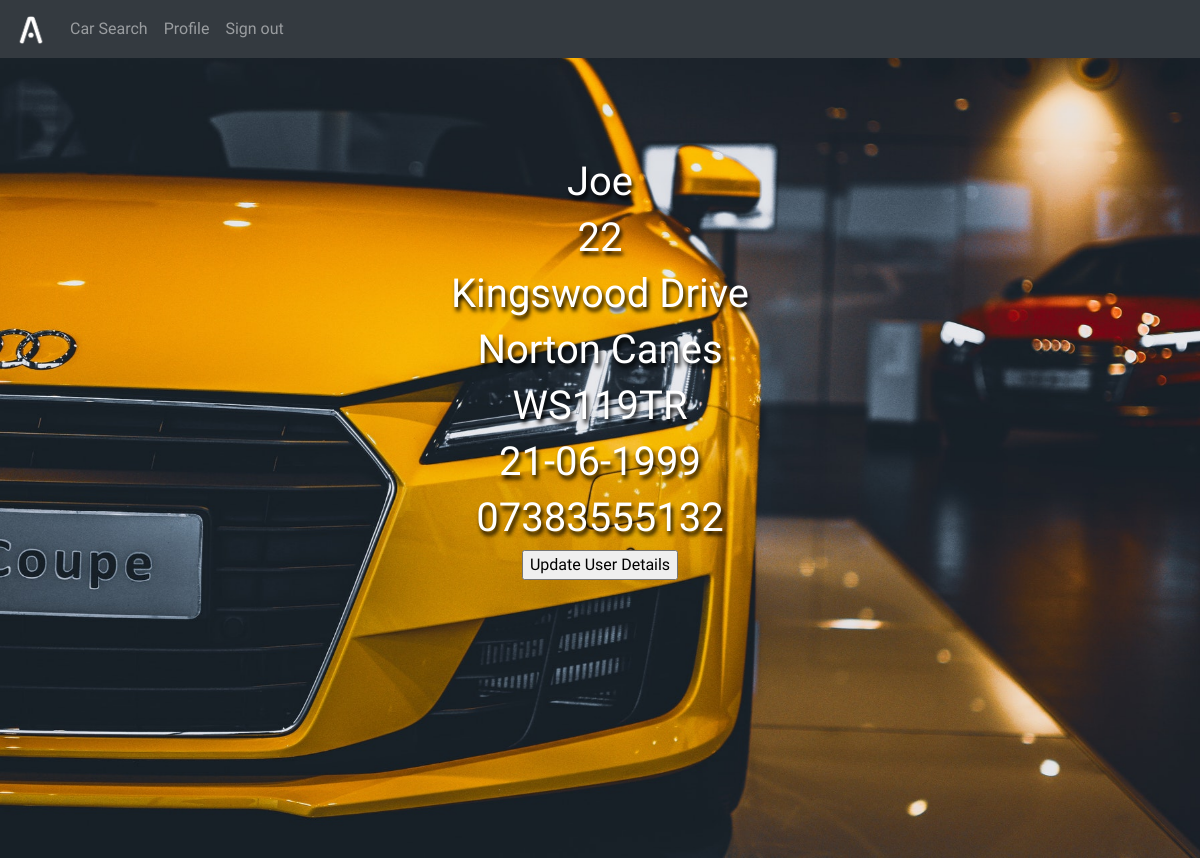
Page /profile.php (signed in) on the earlier database version.
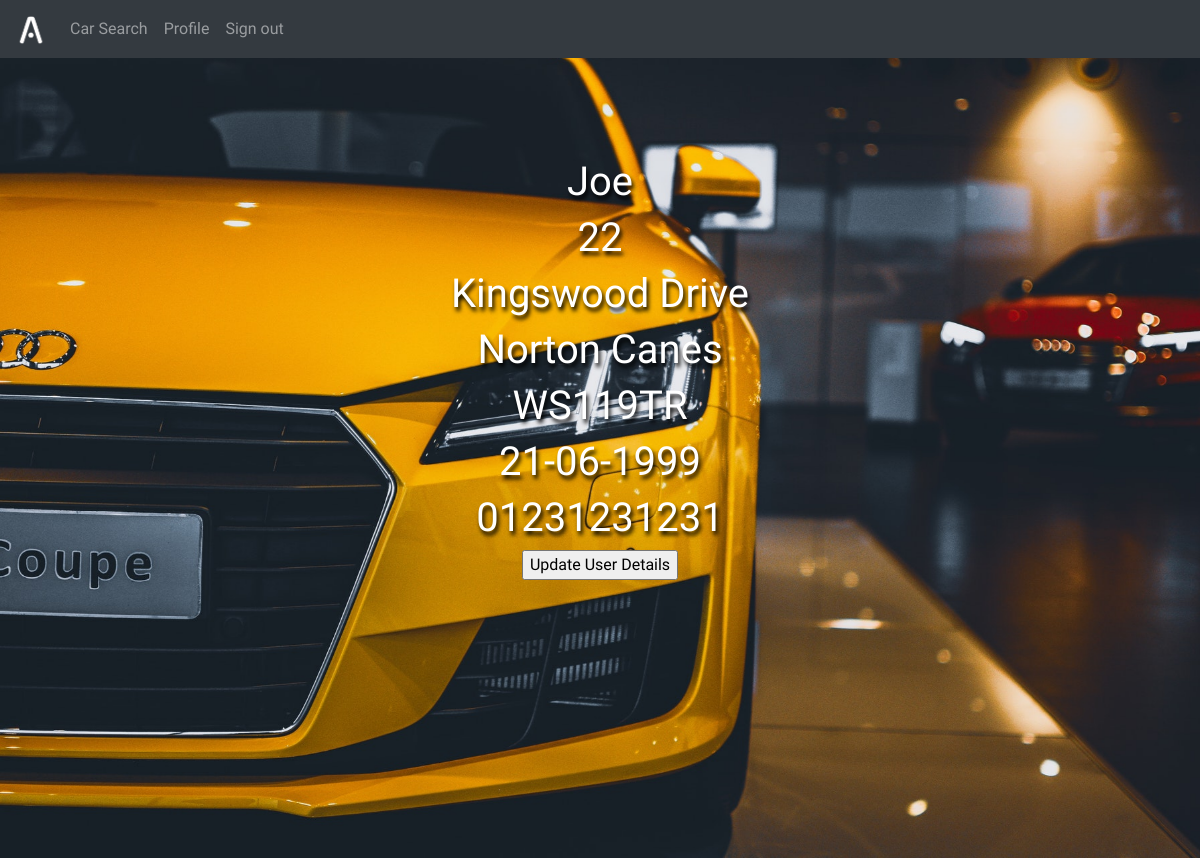
Same page on the later database version.
### tables this page shows
CREATE TABLE `User` (
  `userID` int(5) NOT NULL,
  `Username` varchar(20) NOT NULL,
  `Password` varchar(255) NOT NULL,
  `Email` varchar(100) NOT NULL,
  `House_Name` varchar(20) NOT NULL,
  `Address_Line_1` varchar(200) NOT NULL,
  `Address_Line_2` varchar(200) NOT NULL,
  `Postcode` varchar(8) NOT NULL,
  `Date_Of_Birth` date NOT NULL,
  `Phone_Number` varchar(11) NOT NULL
);

### session.php (called while the page is built, shortened)
  <?php
  include("config.php");
  $user_check = $_SESSION["login_user"];
  $ses_sql = mysqli_query($conn,"SELECT * FROM user WHERE userID = '$user_check' ");
  $row = mysqli_fetch_array($ses_sql, MYSQLI_ASSOC);
  $dateofbirth = $row["Date_Of_Birth"];
?>

### profile.php (the view, shortened to what this page needs)
<?php
include("session.php");
?>
<!DOCTYPE html>
<html lang="en">
<head>
    <link rel="stylesheet" href="https://stackpath.bootstrapcdn.com/bootstrap/4.3.1/css/bootstrap.min.css">
    <link rel="stylesheet" href="css/stylesheet.css">
</head>
<body>
    <?php
    include 'navbar.php';
    ?>
    <div class="index-section">
        <div class="profile-box">
            <div class="container" id="profile-info">
                <h1><?php echo $row["Username"]; ?></h1>
                <h1><?php
                    if ($row["House_Name"] == "") {
                        echo "House Name or Number not supplied";
                    } else {
                        echo $row['House_Name'];
                    }
                    ?></h1>
                <h1><?php
                    if ($row["Address_Line_1"] == "") {
                        echo "Address Line 1 not supplied";
                    } else {
                        echo $row["Address_Line_1"];
                    }
                    ?></h1>
                <h1><?php
                    if ($row["Address_Line_2"] == "") {
                        echo "Address Line 2 not supplied";
                    } else {
                        echo $row["Address_Line_2"];
                    }
                    ?></h1>
                <h1><?php
                    if ($row["Postcode"] == "") {
                        echo "Postcode not supplied";
                    } else {
                        echo $row["Postcode"];
                    }
                    ?></h1>
                <h1><?php
                    if ($row["Date_Of_Birth"] == "0000-00-00") {
                        echo "Date of birth not supplied";
                    } else {
                        $formatteddateofbirth = date("d-m-Y", strtotime($dateofbirth));
                        echo $formatteddateofbirth;
                    }
                    ?></h1>
                <h1><?php
                    if ($row["Phone_Number"] == "0") {
                        echo "Phone number not supplied";
                    } else {
                        echo $row["Phone_Number"];
                    }
                    ?></h1>
                <form action="edituser.php">
                    <input type="submit" value="Update User Details" />
                </form>
            </div>
        </div>
    </div>
</body>
</html>

### navbar.php (shortened to what this page needs)
<nav class="navbar navbar-expand-lg navbar-dark bg-dark">
    <div class="collapse navbar-collapse" id="navbarToggleExternalContent">
        <a class="navbar-brand"><img width="30" height="30" src="assets/Web Icon.png" alt=""></a>
        <ul class="navbar-nav mr-auto mt-2 mt-lg-0">
            <?php
            if (isset($_SESSION["login_user"])) {
                echo '
            <li class="nav-item">
                <a class="nav-link" href="carsearch.php">Car Search</a>
            </li>
            <li class="nav-item">
                <a class="nav-link" href="profile.php">Profile</a>
            </li>
            <li class="nav-item">
                <a class="nav-link" href="signout.php">Sign out</a>
            </li>
            ';
            }
            ?>
        </ul>
    </div>
</nav>

### css/stylesheet.css (style rules this page uses)
html, body { font-family: 'Manjari',sans-serif!important; height: 100vh; width: 100vw; }
.navbar { font-family: 'Gugi',cursive; background-color: rgba(0, 0, 0, 0.5); width: 100vw; z-index: 10; }
.navbar-brand { color: rgb(24, 24, 218)!important; }
.index-section { background-image: url('../assets/index-background-3.jpg'); height: 100vh; width: 100vw; position: relative; background-repeat: no-repeat; background-attachment: fixed; background-position: center; background-size: cover; }
.profile-box { text-align: center; display: block; z-index: 15; padding-top: 100px; color: rgb(255, 255, 255); background-size: cover; }
#profile-info > h1 { text-shadow: 2px 4px 4px rgb(0, 0, 0); }

Differences in the rows shown:
changed user "Joe": Phone_Number "07383555132" → "01231231231"
